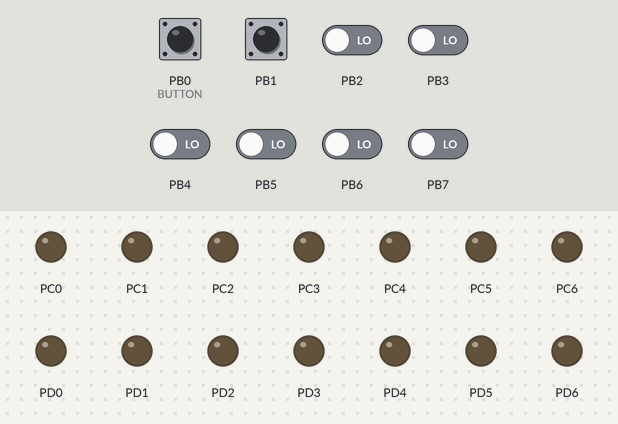
The program below on a simulated ATmega328P, built with avr-gcc and emulated at 1 MHz (the files do not name the chip). On the bench: output pins drawn as LEDs (lit = HIGH). The inputs (shaded band) are chosen by the test bench; at power-on: PB0 (BUTTON), PB1 HIGH, PB2–7 LOW.

Above: at 1.2 s.
1.3 s: PB0 (BUTTON) pulled LOW for 0.15 s
At 2.4 s:
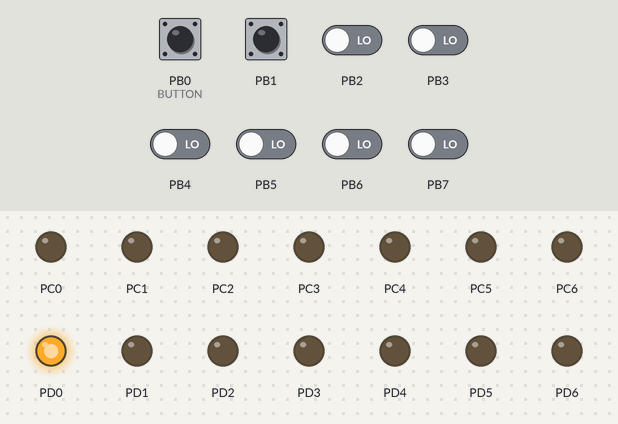
2.9 s: PB1 pulled LOW for 0.15 s
At 3.6 s:
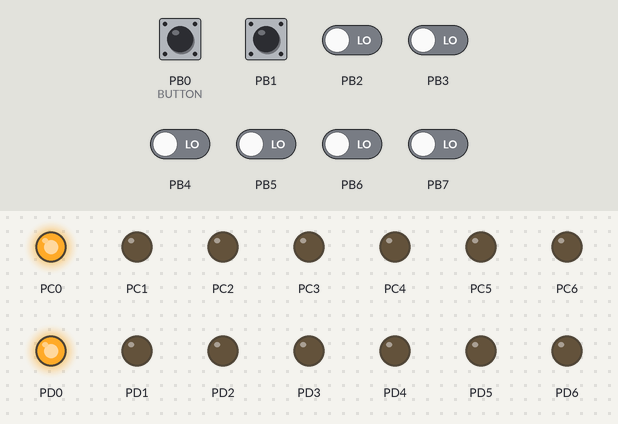
4.5 s: PB0 (BUTTON) pulled LOW for 1 s
At 5.6 s:
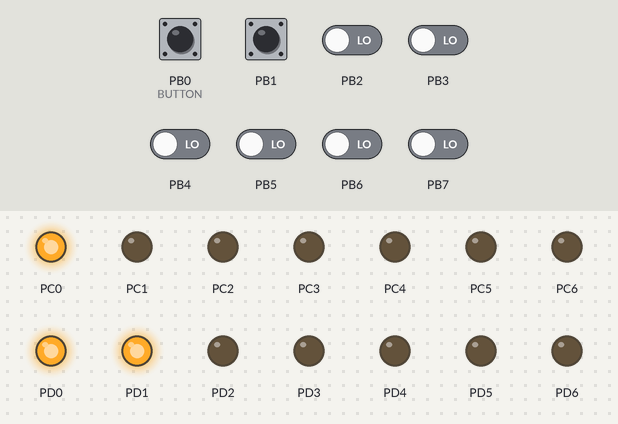
7.0 s: PB1 pulled LOW for 1 s
At 7.5 s:
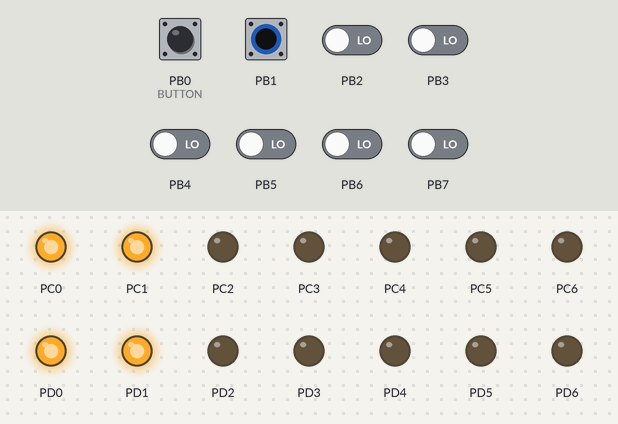
9.5 s: PB0 (BUTTON) pulled LOW for 0.15 s
At 10.6 s:
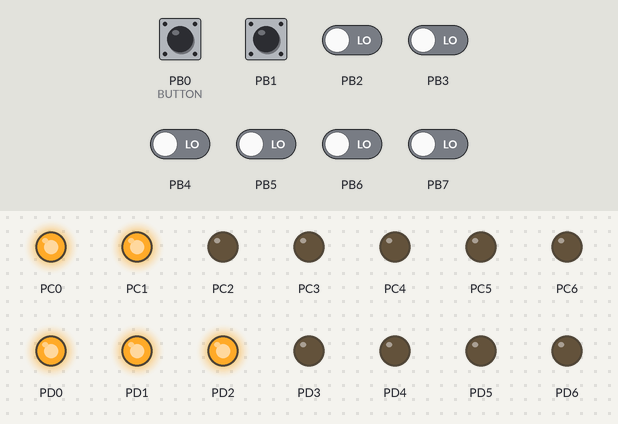
11.1 s: PB1 pulled LOW for 0.15 s
At 11.8 s:
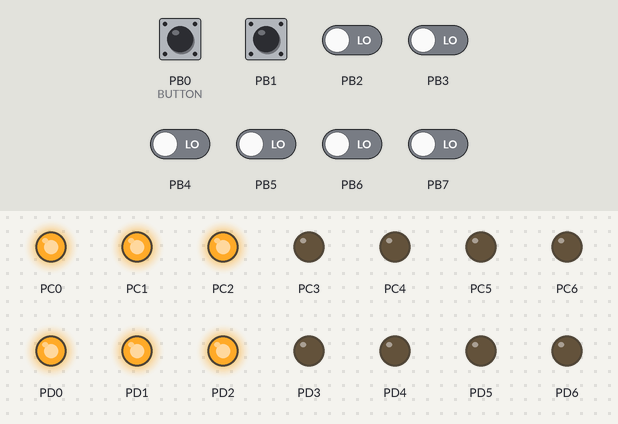
Timing chart, 0 to 13.7 s (numbered marks = the images above; inputs shaded):
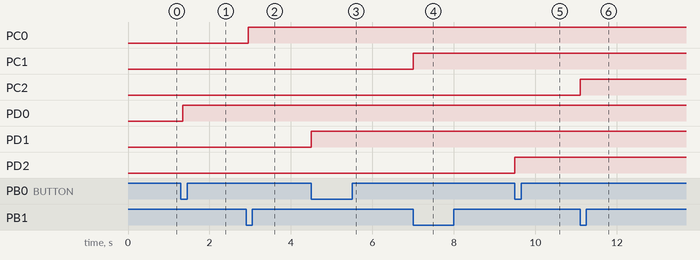

Measured:
- after the input at 1.3 s, PD0: LOW → HIGH after 0.05 s
- after the input at 2.9 s, PC0: LOW → HIGH after 0.05 s
- after the input at 4.5 s, PD1: LOW → HIGH at once
- after the input at 7.0 s, PC1: LOW → HIGH at once
- after the input at 9.5 s, PD2: LOW → HIGH at once
- after the input at 11.1 s, PC2: LOW → HIGH at once

The program:

main.c
```c
/*
 * TheButtonGame with ButtonLibrary.c
 *
 * Created: 28-02-2025 13:01:35
 * Author : avinash
 */

#define numberOfButtons 2
#define F_CPU 1000000UL
#include"ButtonPress.h"
#include <util/delay.h>

void Blink_port_LEDs (volatile uint8_t *port);
void ProcessButtonPress(uint8_t button_id);
void Reset_all_LED_Counter ();
uint8_t LED[2] ;

int main(void)
{
	DDRD |= 0b01111111;		// Setting PINS as Output for LEDs
	DDRC |= 0b01111111;
	PORTD	=	 0x00;		// Setting LEDs OFF initially
	PORTC	=	 0x00;

	DDRB	&=	 ~( (1<< PINB0) | (1<< PINB1) );	// Initialize BUTTON pin
	PORTB	|=	 (1 << PINB0) | (1 << PINB1) ;		// Ensure pin is HIGH (PULLED UP) initially

	while (1)
	{
		if (  ButtonPressed(PINB , 0, 500) )	ProcessButtonPress(0);		//  If Button is Pressed
		if (  ButtonPressed(PINB , 1, 500) )	ProcessButtonPress(1);

	}
}


void ProcessButtonPress(uint8_t button_id)
{

		if(button_id == 0)
			{

				PORTD |= 1<<LED[0];		//	Shift LEDs of PORT D
				LED[0]++;
				if (LED[0] > 6)
				{
					Blink_port_LEDs (&PORTD);
					Reset_all_LED_Counter ();
					PORTC = 0b00000000;
				}
			}
		if(button_id == 1)
			{
				PORTC |= 1<<LED[1];		//	Shift LEDs of PORT C
				LED[1]++;
				if (LED[1] > 6)
				{
					Blink_port_LEDs (&PORTC);
					Reset_all_LED_Counter ();
					PORTD = 0b00000000;
				}
			}


}


void Blink_port_LEDs (volatile uint8_t *port)
{
	for( uint8_t i=0;i<5;i++)
	{
		*port = 0b11111111;
		_delay_ms(100);
		*port = 0b00000000;
		_delay_ms(100);
	}
}

void Reset_all_LED_Counter ()
{
	LED[1] = 0;
	LED[0] = 0;
}
```

ButtonPress.h
```c
/*
 * ButtonPress.h
 * Created: 28-02-2025 12:00:14
 * Author : Avinash
 */

#ifndef BUTTON_PRESS_H
#define BUTTON_PRESS_H

#include <avr/io.h>

#ifndef numberOfButtons
	#define numberOfButtons 8		// Define the number of buttons (modify as needed)
#endif

// Global Variables
volatile uint8_t count[numberOfButtons];		// Tracks button press state
uint16_t Stream_of_Zeros[numberOfButtons];		// When button is Pressed, the micro controller button pin goes LOW and generates a streams of few "Zero and Ones" before finally coming to Zero, and
												// creating a stable stream of Zeros until the button is not Released
uint16_t Streams_of_Ones[numberOfButtons];		// When Button is Released, the micro controller button pin goes HIGH and generates a streams of few "Ones and Zeros" before finally coming to ONE, and
												// creating a stable stream of ONnes until the button is Released

/*
 * Function: ButtonPressed
 * -----------------------
 * Detects and de-bounces a button press.
 *
 * pinofButton:			PIN register corresponding to the button.
 * portBit:				Bit position of the button in the port.
 * confidence_Level:	Threshold count to confirm button press/release.
 *
 * Returns:
 *  1 if the button press is confirmed.
 *  0 otherwise; if the button release is confirmed.
 */

char ButtonPressed(uint8_t pinofButton, uint8_t portBit, uint16_t confidence_Level)
{
	if (  bit_is_clear(pinofButton , portBit) )	// Check if the button is pressed (logic LOW)
	{
		Stream_of_Zeros[portBit]++;				// Count a good amount of continuous ZEROs to be sure that button is actually Pressed
		if (Stream_of_Zeros[portBit] >= confidence_Level)	// Indicator of a good button press
		{
			if(count[portBit] == 0)				// Temp variable to make sure loop executes only once. The count is Reset in else statement to initialize initial state of count =0
			{
				count[portBit] = 1;				// Count is Set to execute this loop exactly once, to get button toggle effect
				Stream_of_Zeros[portBit]= 0;	// Reset to Zero, so a new button press can be evaluated
				return 1;
			}
		}
	}
	else
	{
		Streams_of_Ones[portBit]++;				// Count a good amount of continuous ONEs to be sure that button is actually released
		if (Streams_of_Ones[portBit] >= confidence_Level)		// Confirm button release
		{
			count[portBit] = 0;					// Reset counter
			Streams_of_Ones[portBit] = 0;		// Reset to Zero, so a new button Release can be evaluated
		}
	}
	return 0;
}

#endif	// BUTTON_PRESS_H
```
